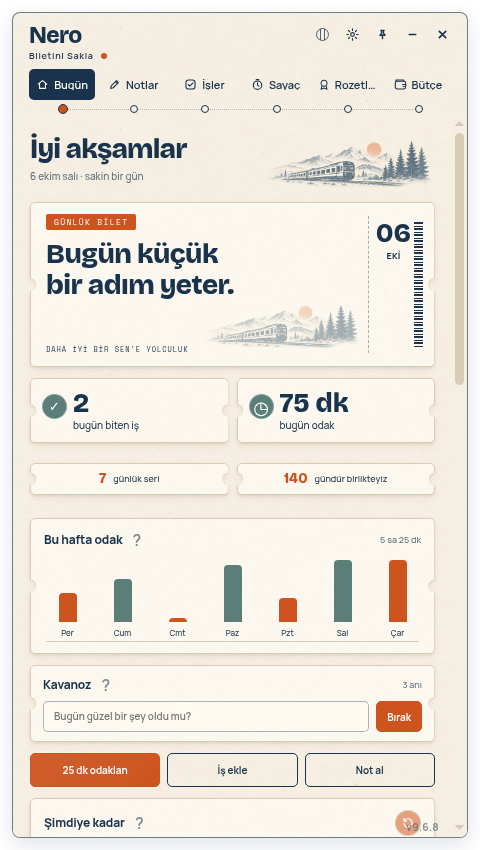
#> input picture docs/biletini-sakla-screens/home.png, 480 x 850 px, found by its file name
$ python finish-office-assets.py
#> lines starting #> are read from the running program, lines starting #| are printed output that depends on the picture
from pathlib import Path
from PIL import Image,ImageDraw,ImageFilter
import json,hashlib
root=Path(__file__).resolve().parents[1];a=root/'themes/scranton/assets/reference';original=root/'docs/tv-themes/concepts/scranton';records=[]
def save(n,im,source,method):
    im.save(a/(n+'.png'));records.append({'asset':f'themes/scranton/assets/reference/{n}.png','source':source.relative_to(root).as_posix(),'sourceSha256':hashlib.sha256(source.read_bytes()).hexdigest(),'method':method})
def clear(n,p,r,areas,color):
#> called with n = 'home-report-live', p = 'home', r = (22, 488, 690, 230), color = '#ecebe8'
    src=original/(p+'.png');im=Image.open(src).convert('RGBA').crop((r[0],r[1],r[0]+r[2],r[1]+r[3]));d=ImageDraw.Draw(im)
#> after `im = Image.open(src).convert('RGBA').crop((r[0], r[1], r[0] + r[2], r[`:
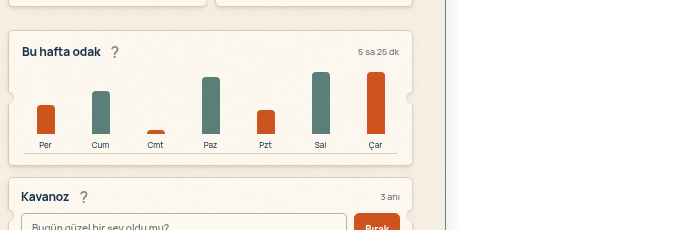
#> im: PIL image 690x230 RGBA; mean R, G, B, A 155.8, 151.6, 145.2, 165; transparent parts drawn white
    for box in areas:d.rectangle(box,fill=color)
    save(n,im,src,{'crop':r,'clearedLiveAreas':areas,'fill':color})
#> in save, `im.save(a / (n + '.png'))`:
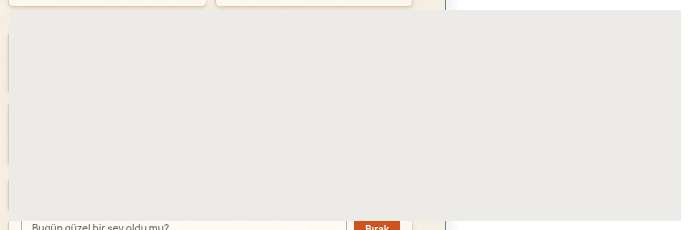
#> saved as home-report-live.png: PIL image 690x230 RGBA; mean R, G, B, A 226.6, 225.1, 221.7, 244.5; transparent parts drawn white
clear('home-report-live','home',(22,488,690,230),[(9,10,680,220)],'#ecebe8')
clear('home-total-live','home',(25,1029,684,225),[(9,10,674,216)],'#ecebe5')
#> in clear (call 2), `im = Image.open(src).convert('RGBA').crop((r[0], r[1], r[0] + r[2], r[`: im: PIL image 684x225 RGBA; every value is 0
#> call 2 of save, with n = 'home-total-live'
#> in save (call 2), `im.save(a / (n + '.png'))`:
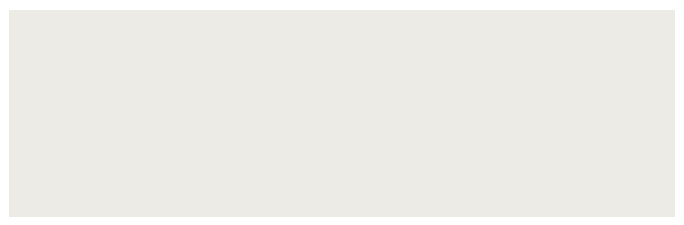
#> saved as home-total-live.png: PIL image 684x225 RGBA; mean R, G, B, A 211.4, 210.5, 205.1, 228.4; transparent parts drawn white
clear('notes-tray-live','notes',(18,402,444,703),[(20,77,422,650),(32,8,247,64)],'#244d76')
#> (the run stopped early here; a loop or call above may not have finished)

$ run again, with docs/biletini-sakla-screens/notes-125.png copied over docs/biletini-sakla-screens/home.png
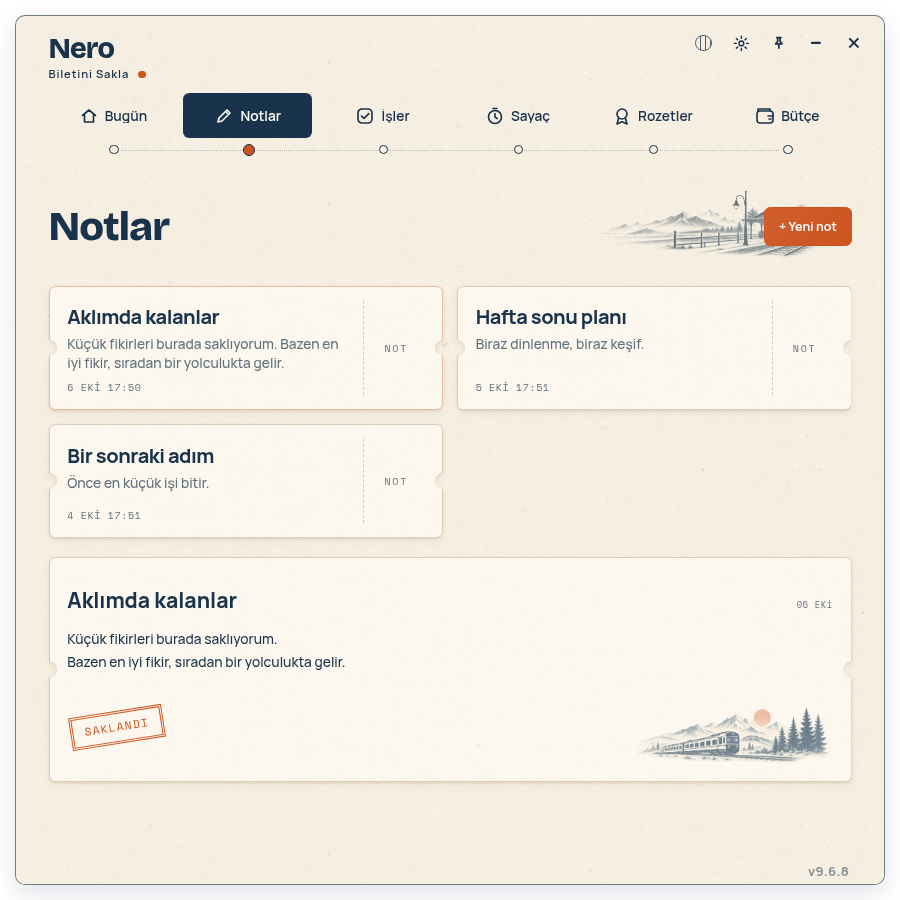
#> input picture docs/biletini-sakla-screens/notes-125.png, 900 x 900 px, found by its file name
#> in clear, `im = Image.open(src).convert('RGBA').crop((r[0], r[1], r[0] + r[2], r[`:
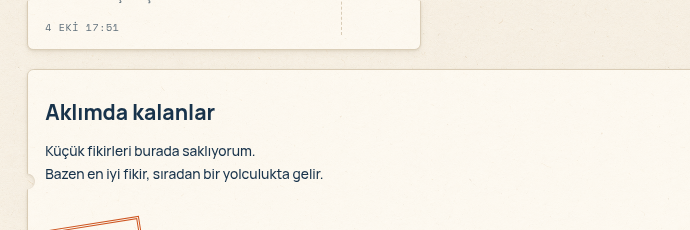
#> im: PIL image 690x230 RGBA; mean R, G, B, A 246.5, 241.8, 232.6, 255
#> in save, `im.save(a / (n + '.png'))`:
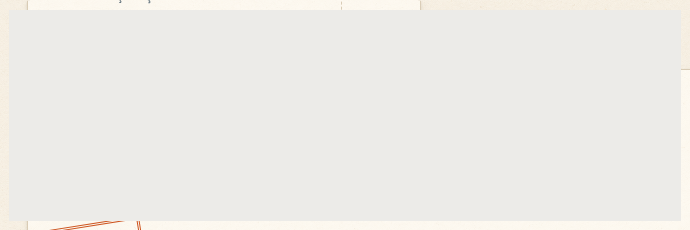
#> saved as home-report-live.png: PIL image 690x230 RGBA; mean R, G, B, A 237.4, 235.9, 232.1, 255
#> im: PIL image 684x225 RGBA; every value is 0

$ run again, with docs/biletini-sakla-screens/notes.png copied over docs/biletini-sakla-screens/home.png
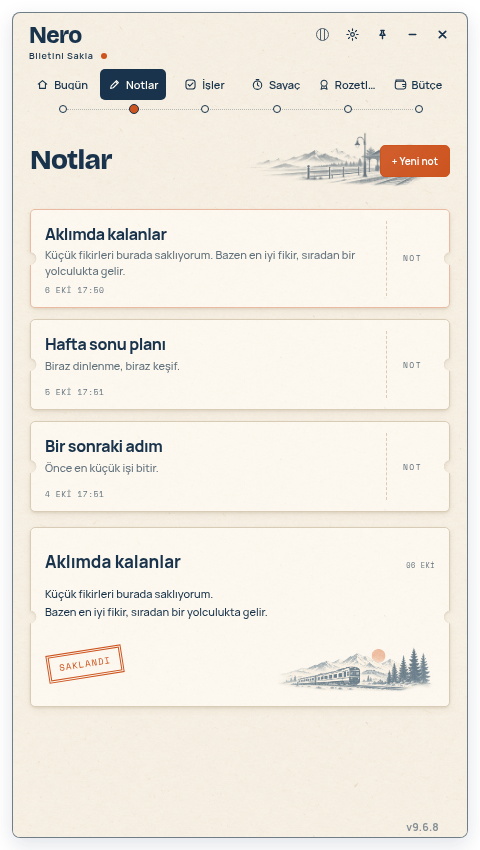
#> input picture docs/biletini-sakla-screens/notes.png, 480 x 850 px, found by its file name
#> in clear, `im = Image.open(src).convert('RGBA').crop((r[0], r[1], r[0] + r[2], r[`:
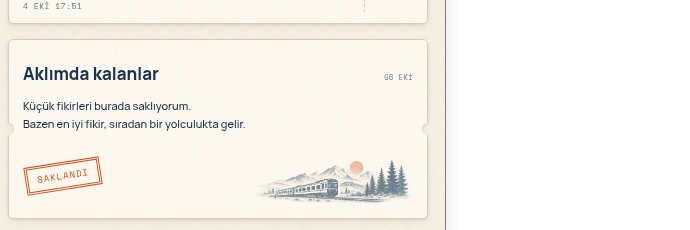
#> im: PIL image 690x230 RGBA; mean R, G, B, A 157.3, 154.6, 149.2, 165; transparent parts drawn white
#> in save, `im.save(a / (n + '.png'))`:
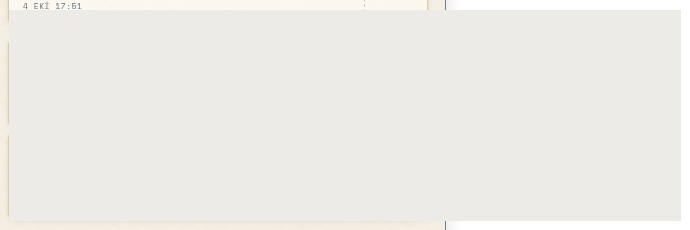
#> saved as home-report-live.png: PIL image 690x230 RGBA; mean R, G, B, A 226.9, 225.6, 222.2, 244.5; transparent parts drawn white
#> im: PIL image 684x225 RGBA; every value is 0
